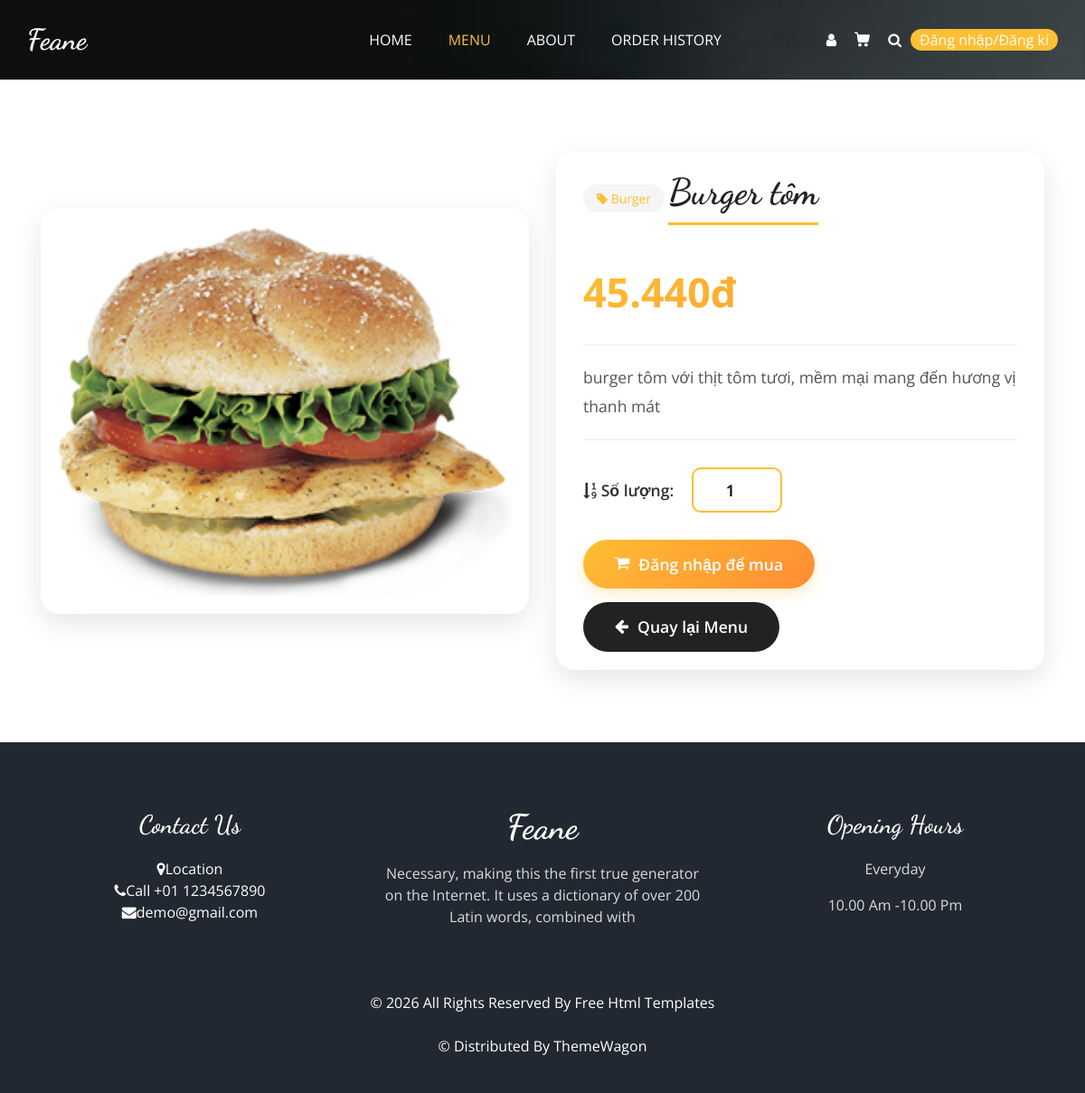
The page /product_detail.php?id=11 on the database its author committed.
### tables this page shows
CREATE TABLE `products` (
  `id` int(11) NOT NULL,
  `code` varchar(20) NOT NULL,
  `name` varchar(200) NOT NULL,
  `category_id` int(11) NOT NULL,
  `description` text DEFAULT NULL,
  `image` varchar(255) DEFAULT NULL,
  `cost_price` decimal(10,2) NOT NULL,
  `selling_price` decimal(10,2) NOT NULL,
  `stock_quantity` int(11) DEFAULT 0,
  `status` enum('active','inactive') DEFAULT 'active',
  `created_at` timestamp NOT NULL DEFAULT current_timestamp(),
  `updated_at` timestamp NOT NULL DEFAULT current_timestamp() ON UPDATE current_timestamp(),
  `profit_percentage` int(11) DEFAULT NULL
);

CREATE TABLE `categories` (
  `id` int(11) NOT NULL,
  `name` varchar(100) NOT NULL,
  `description` text DEFAULT NULL,
  `image` varchar(255) DEFAULT NULL,
  `status` enum('active','inactive') DEFAULT 'active',
  `created_at` timestamp NOT NULL DEFAULT current_timestamp(),
  `updated_at` timestamp NOT NULL DEFAULT current_timestamp() ON UPDATE current_timestamp()
);

### product_detail.php (the view, shortened to what this page needs)
<?php
require_once __DIR__ . '/includes/db_connection.php';
$product_id = isset($_GET['id']) ? (int)$_GET['id'] : 0;
$sql = "SELECT p.*, c.name AS category_name,
               (p.cost_price * (1 + p.profit_percentage/100)) AS calculated_selling_price
        FROM products p
        JOIN categories c ON p.category_id = c.id
        WHERE p.id = ? AND p.status = 'active'";
$stmt = $pdo->prepare($sql);
$stmt->execute([$product_id]);
$product = $stmt->fetch(PDO::FETCH_ASSOC);
$display_price = $product['calculated_selling_price'];
$is_logged_in = isset($_SESSION['user_id']);
$cart_count = 0;
$user_info = null;
?>
<!DOCTYPE html>
<html lang="vi">
<head>
  <link rel="stylesheet" type="text/css" href="css/bootstrap.css" />
  <link rel="stylesheet" type="text/css" href="https://cdnjs.cloudflare.com/ajax/libs/OwlCarousel2/2.3.4/assets/owl.carousel.min.css" />
  <link rel="stylesheet" href="https://cdnjs.cloudflare.com/ajax/libs/jquery-nice-select/1.1.0/css/nice-select.min.css" />
  <link href="css/font-awesome.min.css" rel="stylesheet" />
  <link href="css/style.css" rel="stylesheet" />
  <link href="css/responsive.css" rel="stylesheet" />
</head>
<body class="sub_page">
<div class="hero_area">
  <div class="bg-box">
    <img src="images/hero-bg.jpg" alt="">
  </div>
  <header class="header_section">
    <div class="container">
      <nav class="navbar navbar-expand-lg custom_nav-container">
        <a class="navbar-brand" href="index.php">
          <span>
            Feane
          </span>
        </a>
        <div class="collapse navbar-collapse" id="navbarSupportedContent">
          <ul class="navbar-nav mx-auto">
            <li class="nav-item">
              <a class="nav-link" href="index.php">Home</a>
            </li>
            <li class="nav-item active">
              <a class="nav-link" href="menu.php">Menu <span class="sr-only">(current)</span></a>
            </li>
            <li class="nav-item">
              <a class="nav-link" href="about.php">About</a>
            </li>
            <li class="nav-item">
              <a class="nav-link" href="order_history.php">Order History</a>
            </li>
          </ul>
          <div class="user_option">
            <?php if ($is_logged_in && $user_info): ?>
              <div class="user-dropdown">
                <button class="user-dropdown-btn" id="userDropdownBtn">
                  <div class="user-icon">
                    <?= strtoupper(substr($user_info['full_name'] ?? $user_info['username'], 0, 1)) ?>
                  </div>
                  <span class="user-name">
                    <?= htmlspecialchars($user_info['full_name'] ?: $user_info['username']) ?>
                  </span>
                  <i class="fa fa-chevron-down" style="color: white; font-size: 12px;"></i>
                </button>
                <div class="dropdown-menu-custom" id="userDropdownMenu">
                  <div class="dropdown-header">
                    <div class="dropdown-header-icon">
                      <?= strtoupper(substr($user_info['full_name'] ?? $user_info['username'], 0, 1)) ?>
                    </div>
                    <div class="dropdown-header-info">
                      <h6><?= htmlspecialchars($user_info['full_name'] ?: $user_info['username']) ?></h6>
                      <p><?= htmlspecialchars($user_info['email']) ?></p>
                    </div>
                  </div>
                  <a href="user/profile.php" class="dropdown-item-custom">
                    <i class="fa fa-user"></i>
                    <span>Thông tin tài khoản</span>
                  </a>
                  <a href="order_history.php" class="dropdown-item-custom">
                    <i class="fa fa-shopping-bag"></i>
                    <span>Lịch sử đơn hàng</span>
                  </a>
                  <a href="cart.php" class="dropdown-item-custom">
                    <i class="fa fa-shopping-cart"></i>
                    <span>Giỏ hàng của tôi</span>
                    <?php if ($cart_count > 0): ?>
                      <span class="badge" style="background: #ffbe33; color: #222; margin-left: auto;"><?= $cart_count ?></span>
                    <?php endif; ?>
                  </a>
                  <div class="dropdown-divider"></div>
                  <a href="user/logout.php" class="dropdown-item-custom text-danger">
                    <i class="fa fa-sign-out-alt"></i>
                    <span>Đăng xuất</span>
                  </a>
                </div>
              </div>
            <?php else: ?>
              <a href="user/login.php" class="user_link">
                <i class="fa fa-user" aria-hidden="true"></i>
              </a>
            <?php endif; ?>
            <a class="cart_link" href="cart.php">
            </a>
            <a href="search.php" class="btn nav_search-btn">
              <i class="fa fa-search" aria-hidden="true"></i>
            </a>
            <div class="order_online">
              <?php if ($is_logged_in): ?>
                <a href="user/logout.php" style="color: white;">
                  Đăng xuất
                </a>
              <?php else: ?>
                <a href="user/login.php" style="color: white;">
                  Đăng nhập/Đăng kí
                </a>
              <?php endif; ?>
            </div>
          </div>
        </div>
      </nav>
    </div>
  </header>
</div>
<section class="product-detail-section">
  <div class="container">
    <div class="row align-items-center">
      <div class="col-md-6">
        <div class="product-image-container">
          <img src="<?php echo htmlspecialchars($product['image']); ?>" class="product-image" alt="<?php echo htmlspecialchars($product['name']); ?>">
        </div>
      </div>
      <div class="col-md-6">
        <div class="product-info-container">
          <div class="product-category">
            <i class="fa fa-tag"></i> <?php echo htmlspecialchars($product['category_name']); ?>
          </div>
          <h1 class="product-name"><?php echo htmlspecialchars($product['name']); ?></h1>
          <div class="product-price">
            <?php echo number_format($display_price, 0, ',', '.'); ?>đ
          </div>
          <div class="product-description">
            <?php echo nl2br(htmlspecialchars($product['description'])); ?>
          </div>
          <div class="quantity-section">
            <span class="quantity-label">
              <i class="fa fa-sort-numeric-asc"></i> Số lượng:
            </span>
            <input type="number" id="inputQty" value="1" min="1" class="quantity-input">
          </div>
          <div class="action-buttons">
            <?php if ($is_logged_in): ?>
              <button class="add-to-cart-btn" id="btnAddToCart"
                      data-id="<?= $product['id']; ?>"
                      data-name="<?= htmlspecialchars($product['name']); ?>"
                      data-price="<?= $display_price; ?>"
                      data-image="<?= htmlspecialchars($product['image']); ?>">
                <i class="fa fa-shopping-cart"></i> Thêm vào giỏ hàng
              </button>
            <?php else: ?>
              <a href="user/login.php" class="add-to-cart-btn">
                <i class="fa fa-shopping-cart"></i> Đăng nhập để mua
              </a>
            <?php endif; ?>
            <a href="menu.php" class="btn-back">
              <i class="fa fa-arrow-left"></i> Quay lại Menu
            </a>
          </div>
        </div>
      </div>
    </div>
  </div>
</section>
<footer class="footer_section">
  <div class="container">
    <div class="row">
      <div class="col-md-4 footer-col">
        <div class="footer_contact">
          <h4>
            Contact Us
          </h4>
         <div class="contact_link_box">
    <div><i class="fa fa-map-marker"></i><span>Location</span></div>
    <div><i class="fa fa-phone"></i><span>Call +01 1234567890</span></div>
    <div><i class="fa fa-envelope"></i><span>demo@gmail.com</span></div>
</div>
        </div>
      </div>
      <div class="col-md-4 footer-col">
        <div class="footer_detail">
          <a href="" class="footer-logo">
            Feane
          </a>
          <p>
            Necessary, making this the first true generator on the Internet. It uses a dictionary of over 200 Latin words, combined with
          </p>
        </div>
      </div>
      <div class="col-md-4 footer-col">
        <h4>
          Opening Hours
        </h4>
        <p>
          Everyday
        </p>
        <p>
          10.00 Am -10.00 Pm
        </p>
      </div>
    </div>
    <div class="footer-info">
      <p>
        &copy; <span id="displayYear"></span> All Rights Reserved By
        <a href="https://html.design/">Free Html Templates</a><br><br>
        &copy; <span id="displayYear"></span> Distributed By
        <a href="https://themewagon.com/" target="_blank">ThemeWagon</a>
      </p>
    </div>
  </div>
</footer>
</body>
</html>

### css/style.css (style rules this page uses)
body { font-family: "Open Sans", sans-serif; color: #0c0c0c; background-color: #ffffff; overflow-x: hidden; }
h1, h2 { font-family: 'Dancing Script', cursive; }
a, a:hover, a:focus { text-decoration: none; }
.btn, .btn:focus { outline: none !important; -webkit-box-shadow: none; box-shadow: none; }
.hero_area { position: relative; min-height: 100vh; display: -webkit-box; display: -ms-flexbox; display: flex; -webkit-box-orient: vertical; -webkit-box-direction: normal; -ms-flex-direction: column; flex-direction: column; }
.bg-box { position: absolute; top: 0; left: 0; width: 100%; height: 100%; }
.bg-box img { width: 100%; height: 100%; -o-object-fit: cover; object-fit: cover; }
.sub_page .hero_area { min-height: auto; }
.sub_page .hero_area .bg-box { position: absolute; top: 0; left: 0; width: 100%; height: 100%; }
.sub_page .hero_area .bg-box img { width: 100%; height: 100%; -o-object-fit: cover; object-fit: cover; -o-object-position: right top; object-position: right top; }
.header_section { padding: 15px 0; }
.navbar-brand { font-family: 'Dancing Script', cursive; }
.navbar-brand span { font-weight: bold; font-size: 32px; color: #ffffff; }
.custom_nav-container { padding: 0; }
.custom_nav-container .navbar-nav { padding-left: 18%; }
.custom_nav-container .navbar-nav .nav-item .nav-link { padding: 5px 20px; color: #ffffff; text-align: center; text-transform: uppercase; border-radius: 5px; -webkit-transition: all 0.3s; transition: all 0.3s; }
.custom_nav-container .navbar-nav .nav-item:hover .nav-link, .custom_nav-container .navbar-nav .nav-item.active .nav-link { color: #ffbe33; }
.custom_nav-container .nav_search-btn { width: auto; height: auto; padding: 0; border: none; color: #ffffff; margin: 0 10px; }
.user_option { display: -webkit-box; display: -ms-flexbox; display: flex; -webkit-box-align: center; -ms-flex-align: center; align-items: center; }
.user_option a { margin: 0 10px; }
.user_option .user_link { color: #ffffff; }
.user_option .cart_link { display: -webkit-box; display: -ms-flexbox; display: flex; -webkit-box-pack: center; -ms-flex-pack: center; justify-content: center; -webkit-box-align: center; -ms-flex-align: center; align-items: center; }
.user_option .cart_link svg { width: 17px; height: auto; fill: #ffffff; margin-bottom: 2px; }
.user_option .order_online { display: inline-block; padding: -1px 30px; background-color: #ffbe33; color: #ffffff; border-radius: 45px; -webkit-transition: all 0.3s; transition: all 0.3s; border: none; }
.footer_section { background-color: #222831; color: #ffffff; padding: 75px 0 40px 0; text-align: center; }
.footer_section h4 { font-size: 28px; }
.footer_section h4, .footer_section .footer-logo { font-weight: 600; margin-bottom: 20px; font-family: 'Dancing Script', cursive; }
.footer_section p { color: #dbdbdb; }
.footer_section .footer-col { margin-bottom: 30px; }
.footer_section .footer_contact .contact_link_box { display: -webkit-box; display: -ms-flexbox; display: flex; -webkit-box-orient: vertical; -webkit-box-direction: normal; -ms-flex-direction: column; flex-direction: column; }
.footer_section .footer-logo { display: block; font-weight: bold; font-size: 38px; line-height: 1; color: #ffffff; }
.footer_section .footer-info { text-align: center; margin-top: 25px; }
.footer_section .footer-info p { color: #ffffff; margin: 0; }
.footer_section .footer-info p a { color: inherit; }

### css/responsive.css (style rules this page uses)
@media (min-width: 1200px) { .container { max-width: 1170px; } }

### rows shown on the page
products: image (picture), category.name "Burger", name "Burger tôm", description "burger tôm với thịt tôm tươi, mềm mại mang đến hương vị thanh mát"

### other values the page prints
$display_price "45.440"
